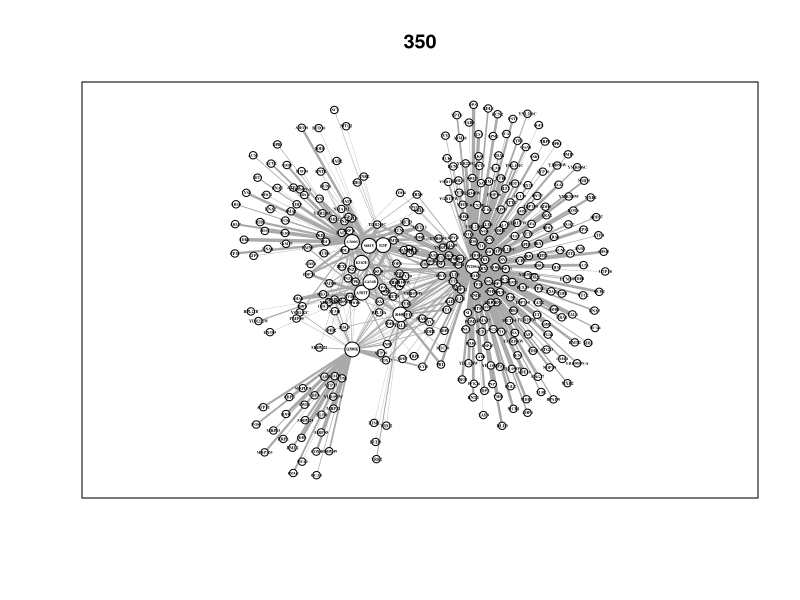

This chart was generated by the following R code:
## ---- chunk 1
# Load required packages
library(igraph)

### Force directed graph of 350 proteins
stack <- read.csv("trimmed_proteomic_Data.csv")

nodes <- unique(c(stack$contrast, stack$Gene))
edges <- data.frame(
  from = stack$Gene,
  to = stack$contrast,
  LogFC = stack$logFC,
  p = stack$P.Value
  
)

g <- graph_from_data_frame(edges, directed = FALSE, vertices = nodes)

edge_weights <- abs(E(g)$LogFC)^3
E(g)$length <- edge_weights

l <- layout_with_fr(g, weights = edge_weights)

default_size <- 4

vertex_sizes <- rep(default_size, vcount(g))

mutants <- c("A583T","G309S", "G424D",
             "K102E", "Q380K", "R46G", 
             "S25P", "S481Y", "W296A")

vertex_sizes[V(g)$name %in% mutants] <- 8

V(g)$label.color <- "black"
V(g)$label.font <- 2

plot(g, layout = l, vertex.color = "white", vertex.size = vertex_sizes,
     vertex.label.cex = .25, edge.width = -log10(E(g)$p)*.2, edge.arrow.size = 0, frame.plot = T,  main = "350")

###
